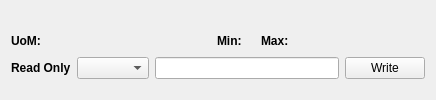
<?xml version="1.0" encoding="UTF-8"?>
<ui version="4.0">
 <class>ValueSignalLineWidget</class>
 <widget class="QWidget" name="ValueSignalLineWidget">
  <property name="geometry">
   <rect>
    <x>0</x>
    <y>0</y>
    <width>436</width>
    <height>100</height>
   </rect>
  </property>
  <property name="sizePolicy">
   <sizepolicy hsizetype="Fixed" vsizetype="Fixed">
    <horstretch>0</horstretch>
    <verstretch>0</verstretch>
   </sizepolicy>
  </property>
  <property name="minimumSize">
   <size>
    <width>0</width>
    <height>100</height>
   </size>
  </property>
  <property name="maximumSize">
   <size>
    <width>16777215</width>
    <height>100</height>
   </size>
  </property>
  <property name="baseSize">
   <size>
    <width>0</width>
    <height>2</height>
   </size>
  </property>
  <property name="windowTitle">
   <string>Form</string>
  </property>
  <property name="autoFillBackground">
   <bool>false</bool>
  </property>
  <layout class="QVBoxLayout" name="verticalLayout">
   <item>
    <layout class="QGridLayout" name="gridLayout">
     <item row="0" column="1">
      <widget class="QLabel" name="label_channel">
       <property name="text">
        <string/>
       </property>
      </widget>
     </item>
     <item row="0" column="0">
      <widget class="QLabel" name="label_name">
       <property name="minimumSize">
        <size>
         <width>200</width>
         <height>0</height>
        </size>
       </property>
       <property name="maximumSize">
        <size>
         <width>200</width>
         <height>16777215</height>
        </size>
       </property>
       <property name="font">
        <font>
         <bold>true</bold>
        </font>
       </property>
       <property name="text">
        <string/>
       </property>
      </widget>
     </item>
     <item row="0" column="2">
      <widget class="QLabel" name="label_value">
       <property name="text">
        <string/>
       </property>
       <property name="alignment">
        <set>Qt::AlignRight|Qt::AlignTrailing|Qt::AlignVCenter</set>
       </property>
      </widget>
     </item>
    </layout>
   </item>
   <item>
    <layout class="QHBoxLayout" name="horizontalLayout">
     <item>
      <widget class="QLabel" name="label">
       <property name="minimumSize">
        <size>
         <width>44</width>
         <height>0</height>
        </size>
       </property>
       <property name="maximumSize">
        <size>
         <width>44</width>
         <height>16777215</height>
        </size>
       </property>
       <property name="font">
        <font>
         <bold>true</bold>
        </font>
       </property>
       <property name="text">
        <string>UoM:</string>
       </property>
      </widget>
     </item>
     <item>
      <widget class="QLabel" name="label_uom">
       <property name="minimumSize">
        <size>
         <width>150</width>
         <height>0</height>
        </size>
       </property>
       <property name="text">
        <string/>
       </property>
      </widget>
     </item>
     <item>
      <widget class="QLabel" name="label_2">
       <property name="maximumSize">
        <size>
         <width>40</width>
         <height>16777215</height>
        </size>
       </property>
       <property name="font">
        <font>
         <bold>true</bold>
        </font>
       </property>
       <property name="text">
        <string>Min:</string>
       </property>
      </widget>
     </item>
     <item>
      <widget class="QLabel" name="label_minimum">
       <property name="text">
        <string/>
       </property>
      </widget>
     </item>
     <item>
      <widget class="QLabel" name="label_3">
       <property name="maximumSize">
        <size>
         <width>40</width>
         <height>16777215</height>
        </size>
       </property>
       <property name="font">
        <font>
         <bold>true</bold>
        </font>
       </property>
       <property name="text">
        <string>Max:</string>
       </property>
      </widget>
     </item>
     <item>
      <widget class="QLabel" name="label_maximum">
       <property name="text">
        <string/>
       </property>
      </widget>
     </item>
     <item>
      <spacer name="horizontalSpacer">
       <property name="orientation">
        <enum>Qt::Horizontal</enum>
       </property>
       <property name="sizeHint" stdset="0">
        <size>
         <width>40</width>
         <height>20</height>
        </size>
       </property>
      </spacer>
     </item>
    </layout>
   </item>
   <item>
    <layout class="QHBoxLayout" name="horizontalLayout_2">
     <item>
      <widget class="QLabel" name="label_readOnly">
       <property name="font">
        <font>
         <bold>true</bold>
        </font>
       </property>
       <property name="text">
        <string>Read Only</string>
       </property>
      </widget>
     </item>
     <item>
      <widget class="QComboBox" name="comboBox"/>
     </item>
     <item>
      <widget class="QLineEdit" name="lineEdit_value"/>
     </item>
     <item>
      <widget class="QPushButton" name="pushButton_write">
       <property name="text">
        <string>Write</string>
       </property>
      </widget>
     </item>
    </layout>
   </item>
   <item>
    <spacer name="verticalSpacer">
     <property name="orientation">
      <enum>Qt::Vertical</enum>
     </property>
     <property name="sizeHint" stdset="0">
      <size>
       <width>20</width>
       <height>1</height>
      </size>
     </property>
    </spacer>
   </item>
  </layout>
 </widget>
 <resources/>
 <connections/>
</ui>
